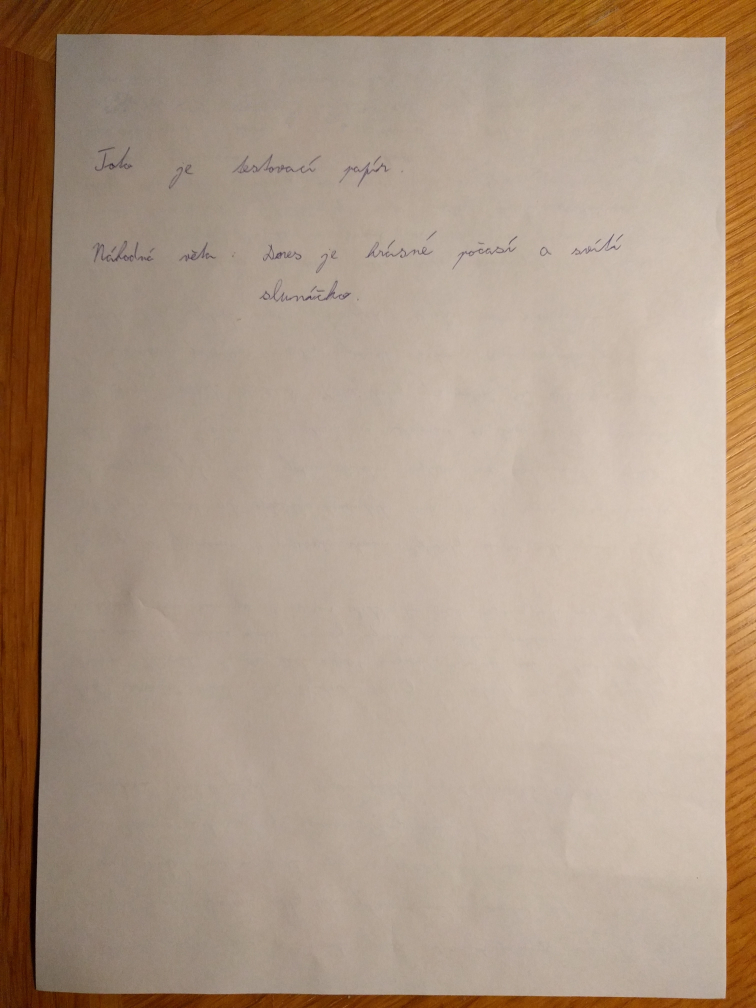
#> input picture Model-1/test/1.jpg, 3024 x 4032 px (shown at 1/4 size); its folder holds only this picture in this run
$ jupyter execute WordDetection.ipynb   (shell and % lines are left out)   (older library calls are emulated)
#> lines starting #> are read from the running program, lines starting #| are printed output that depends on the picture; after the words box and inside, x2 and y2 are one past the last pixel; in counts of white or black regions, pixels touching at a corner belong together
### Model-1/ocr/helpers.py
# -*- coding: utf-8 -*-
"""
Helper functions for ocr project
"""
import matplotlib.pyplot as plt
import numpy as np
import cv2

SMALL_HEIGHT = 800

def implt(img, cmp=None, t=''):
    """ Show image using plt """
    plt.imshow(img, cmap=cmp)
    plt.title(t)
    plt.show()


def resize(img, height=SMALL_HEIGHT, allways=False):
    """ Resize image to given height """
    if (img.shape[0] > height or allways):
        rat = 1.0*height / img.shape[0]
        return cv2.resize(img, (int(rat*img.shape[1]), height), interpolation = cv2.INTER_CUBIC)
    return img


def ratio(img, height=SMALL_HEIGHT):
    """ Getting scale ratio """
    return img.shape[0] / height


# [12 lines left out: function extendImg, not called in this run]

### Model-1/WordDetection.ipynb
# Word Detection
Finding bounding boxes of words

## Import Packages

[cell 1]
import numpy as np
import pandas as pd
import matplotlib.pyplot as plt
import cv2
from ocr.helpers import implt, resize, ratio


print("OpenCV: " + cv2.__version__)
print("Numpy: " + np.__version__)
print("Pandas: " + pd.__version__)

plt.rcParams['figure.figsize'] = (9.0, 9.0)

### Global Variables

[cell 2]
IMG = "1"               # Image name/number

# Finding the text areas and words

[cell 3]
# Loading image (converting to RGB)
image = cv2.cvtColor(cv2.imread("test/%s.jpg" % IMG), cv2.COLOR_BGR2RGB)
img = cv2.cvtColor(image, cv2.COLOR_RGB2GRAY)
implt(img, 'gray')

[cell 4]
def sobelDetect(channel):
    """ The Sobel Operator"""
    sobelX = cv2.Sobel(channel, cv2.CV_16S, 1, 0)
    sobelY = cv2.Sobel(channel, cv2.CV_16S, 0, 1)
    # Combine x, y gradient magnitudes sqrt(x^2 + y^2)
    sobel = np.hypot(sobelX, sobelY)
    sobel[sobel > 255] = 255
    return np.uint8(sobel)


def edgeDetect(im):
    """
    Edge detection
    The Sobel operator is applied for each image layer (RGB)
    """
    return np.max(np.array([sobelDetect(im[:,:, 0]), sobelDetect(im[:,:, 1]), sobelDetect(im[:,:, 2]) ]), axis=0)

# Image pre-processing - blur, edges, threshold, closing
blurred = cv2.GaussianBlur(image, (5, 5), 18)
edgeImg = edgeDetect(blurred)
ret, edgeImg = cv2.threshold(edgeImg, 50, 255, cv2.THRESH_BINARY)
#> edgeImg: shape (4032, 3024); 1.4% white; 1412 white regions (1040 under 20 px), largest, box (x1, y1, x2, y2) and area: (138, 128, 3005, 4001) 99679, (126, 1859, 181, 3353) 8273, (1079, 1120, 1407, 1210) 4715
bwImage = cv2.morphologyEx(edgeImg, cv2.MORPH_CLOSE, np.ones((15,15), np.uint8))
#> bwImage: shape (4032, 3024); 2.2% white; 401 white regions (254 under 20 px), largest, box (x1, y1, x2, y2) and area: (116, 106, 3024, 4003) 165661, (1037, 1118, 1407, 1210) 11473, (931, 615, 1281, 695) 8753

implt(edgeImg, 'gray', 'Sobel operator')
implt(bwImage, 'gray', 'Final closing')

[cell 5]
## NOT IN USE, NEED MORE WORK ##
def delLines(gray):
    """ Delete page lines """
    linek = np.ones((1,11),np.uint8)
    x = cv2.morphologyEx(gray, cv2.MORPH_OPEN, linek ,iterations=1)
    i = gray-x
    closing = cv2.morphologyEx(dil, cv2.MORPH_CLOSE, np.ones((17,17), np.uint8))
    implt(closing, 'gray', 'Del Lines')
    return closing


def delBigAreas(img):
    """ Find and remove contours too big for a word """
    gray = cv2.cvtColor(img,cv2.COLOR_BGR2GRAY)
    # ret, gray = cv2.threshold(gray, 0, 255, cv2.THRESH_BINARY_INV + cv2.THRESH_OTSU)
    gray = cv2.adaptiveThreshold(gray, 255, cv2.ADAPTIVE_THRESH_GAUSSIAN_C, cv2.THRESH_BINARY_INV, 101, 3)
    implt(gray, 'gray')

    gray2 = gray.copy()
    mask = np.zeros(gray.shape,np.uint8)

    im2, contours, hierarchy = cv2.findContours(gray, cv2.RETR_LIST, cv2.CHAIN_APPROX_SIMPLE)

    for cnt in contours:
        if (200 < cv2.contourArea(cnt) < 5000):
            cv2.drawContours(img,[cnt],0,(0,255,0),2)
            cv2.drawContours(mask,[cnt],0,255,-1)

    implt(mask)
    implt(img)

## Word Detection

[cell 6]
def textDetect(img, original):
    """ Text detection using contours """
    # Resize image
    small = resize(img, 2000)
    image = resize(original, 2000)

    # Finding contours
    mask = np.zeros(small.shape, np.uint8)
    im2, cnt, hierarchy = cv2.findContours(np.copy(small), cv2.RETR_CCOMP, cv2.CHAIN_APPROX_SIMPLE)

    implt(img, 'gray')

    # Variables for contour index and words' bounding boxes
    index = 0
    boundingBoxes = np.array([0,0,0,0])

    # CCOMP hierarchy: [Next, Previous, First Child, Parent]
    # cv2.RETR_CCOMP - contours into 2 levels
    # Go through all contours in first level
    while (index >= 0):
        x,y,w,h = cv2.boundingRect(cnt[index])
        # Get only the contour
        cv2.drawContours(mask, cnt, index, (255, 255, 255), cv2.FILLED)
        maskROI = mask[y:y+h, x:x+w]
        # Ratio of white pixels to area of bounding rectangle
        r = float(cv2.countNonZero(maskROI)) / (w * h)

        # Limits for text (white pixel ratio, width, height)
        # TODO Test h/w and w/h ratios
        if r > 0.1 and 2000 > w > 10 and 1600 > h > 10 and h/w < 3 and w/h < 10:
            cv2.rectangle(image, (x, y),(x+w,y+h), (0, 255, 0), 8)
            boundingBoxes = np.vstack((boundingBoxes, np.array([x, y, x+w, y+h])))

        # Index of next contour
        index = hierarchy[0][index][0]

    implt(image, t='Bounding rectangles')

    # Recalculate coordinates to original scale
    bBoxes = boundingBoxes.dot(ratio(image, 2000)).astype(np.int64)
    return bBoxes[1:]

## Watershed Algorithm

[cell 7]
def textDetectWatershed(thresh, original):
    """ Text detection using watershed algorithm """
    # According to: http://docs.opencv.org/trunk/d3/db4/tutorial_py_watershed.html
    img = resize(original, 3000)
    thresh = resize(thresh, 3000)
    # noise removal
    kernel = np.ones((3,3),np.uint8)
    opening = cv2.morphologyEx(thresh,cv2.MORPH_OPEN,kernel, iterations = 3)

    # sure background area
    sure_bg = cv2.dilate(opening,kernel,iterations=3)

    # Finding sure foreground area
    dist_transform = cv2.distanceTransform(opening,cv2.DIST_L2,5)
    ret, sure_fg = cv2.threshold(dist_transform,0.01*dist_transform.max(),255,0)
#> sure_fg: shape (3000, 2250) float32; 1.8% white; 184 white regions, largest, box (x1, y1, x2, y2) and area: (96, 1287, 145, 2390) 16309, (2154, 841, 2250, 1548) 12356, (2155, 522, 2250, 763) 6860
#> ret = 0.164

    # Finding unknown region
    sure_fg = np.uint8(sure_fg)
    unknown = cv2.subtract(sure_bg,sure_fg)

    # Marker labelling
    ret, markers = cv2.connectedComponents(sure_fg)
#> markers: shape (3000, 2250) int32; 185 distinct labels, from 0 to 184
#> ret = 185

    # Add one to all labels so that sure background is not 0, but 1
    markers += 1
#> markers: shape (3000, 2250) int32; 185 distinct labels, from 1 to 185

    # Now, mark the region of unknown with zero
    markers[unknown == 255] = 0
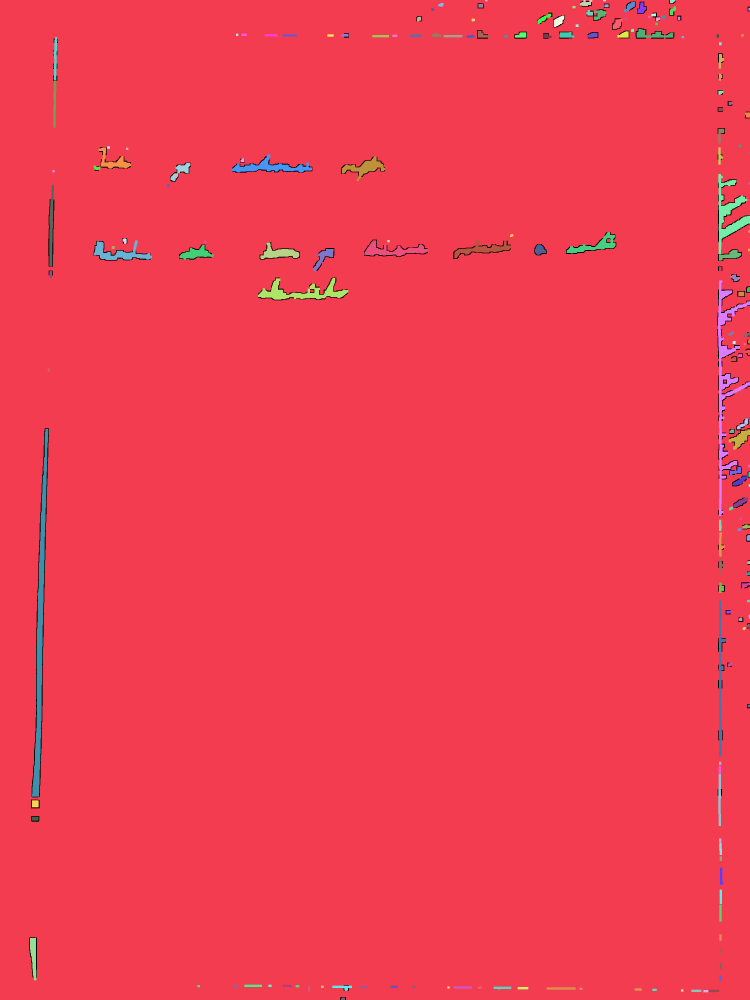
#> markers: shape (3000, 2250) int32 (shown at 1/3 size); 186 distinct labels, from 0 to 185; one colour per label, 0 black

    markers = cv2.watershed(img, markers)
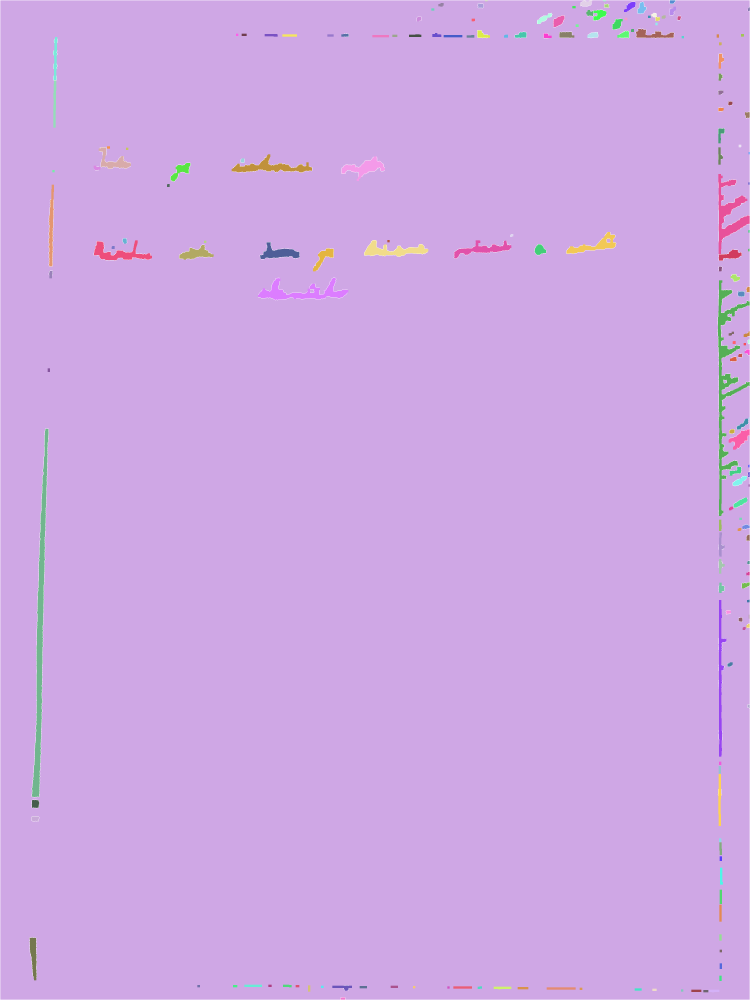
#> markers: shape (3000, 2250) int32 (shown at 1/3 size); 187 distinct labels, from -1 to 185; one colour per label, 0 black, -1 white
    implt(markers, t='Markers')
    image = img.copy()
    gray = cv2.cvtColor(img, cv2.COLOR_BGR2GRAY)
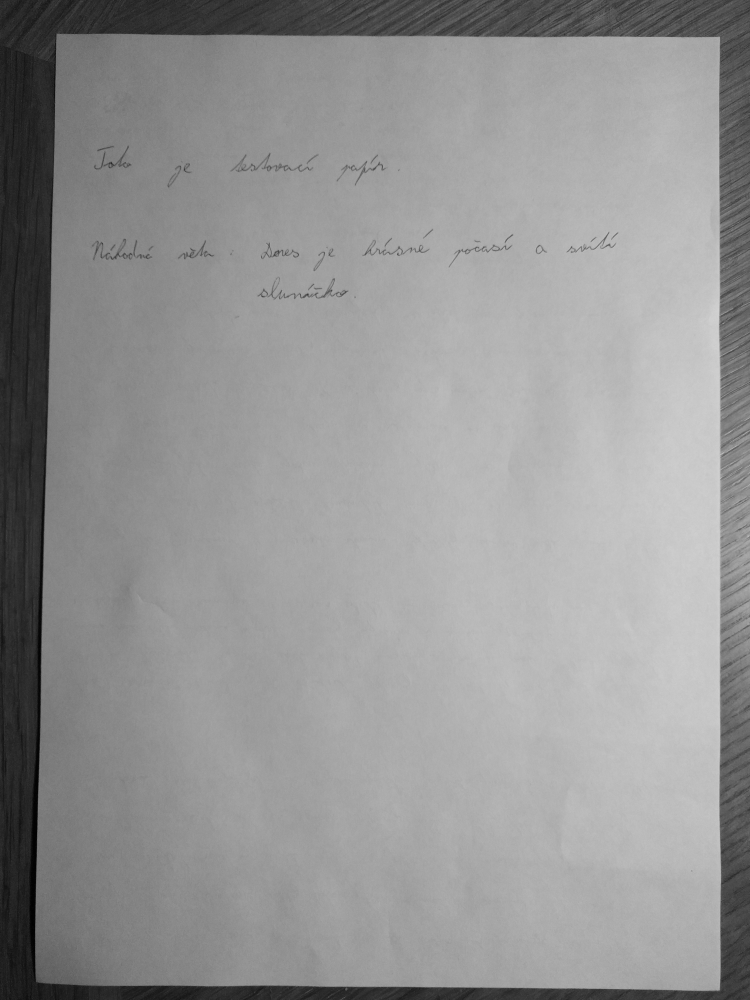
#> gray: shape (3000, 2250) (shown at 1/3 size); min 1, max 215, mean 148.6

    # Creating result array
    boundingBoxes = np.array([0,0,0,0])

    for mark in np.unique(markers):
        # mark == 0 --> background
        if mark == 0:
            continue

        # Draw it on mask and detect biggest contour
        mask = np.zeros(gray.shape, dtype="uint8")
        mask[markers == mark] = 255

        cnts = cv2.findContours(mask.copy(), cv2.RETR_EXTERNAL, cv2.CHAIN_APPROX_SIMPLE)[-2]
        c = max(cnts, key=cv2.contourArea)

        # Draw a bounding rectangle if it contains text
        x,y,w,h = cv2.boundingRect(c)
        cv2.drawContours(mask, c, 0, (255, 255, 255), cv2.FILLED)
        maskROI = mask[y:y+h, x:x+w]
        # Ratio of white pixels to area of bounding rectangle
        r = cv2.countNonZero(maskROI) / (w * h)

        # Limits for text
        if r > 0.1 and 2000 > w > 15 and 1500 > h > 15:
            cv2.rectangle(image, (x, y),(x+w,y+h), (0, 255, 0), 2)
            boundingBoxes = np.vstack((boundingBoxes, np.array([x, y, x+w, y+h])))
#> this loop made 187 passes
#> (x, y, w, h, r, boundingBoxes) on passes 5, 8: (1740, 1, 37, 18, 0.698, [[0, 0, 0, 0], [1740, 1, 1777, 19]]), (1872, 6, 35, 30, 0.543, [[0, 0, 0, 0], [1740, 1, 1777, 19], [1872, 6, 1907, 36]])
#> (x, y, w, h, r) on passes 3, 7, 9, 10, 11, 12: (1, 1, 2248, 2998, 0.979), (2009, 1, 17, 10, 0.812), (1913, 6, 26, 35, 0.636), (1315, 9, 16, 11, 0.812), (1434, 11, 17, 13, 0.842), (1813, 12, 14, 11, 0.838)
#> image: shape (3000, 2250, 3)
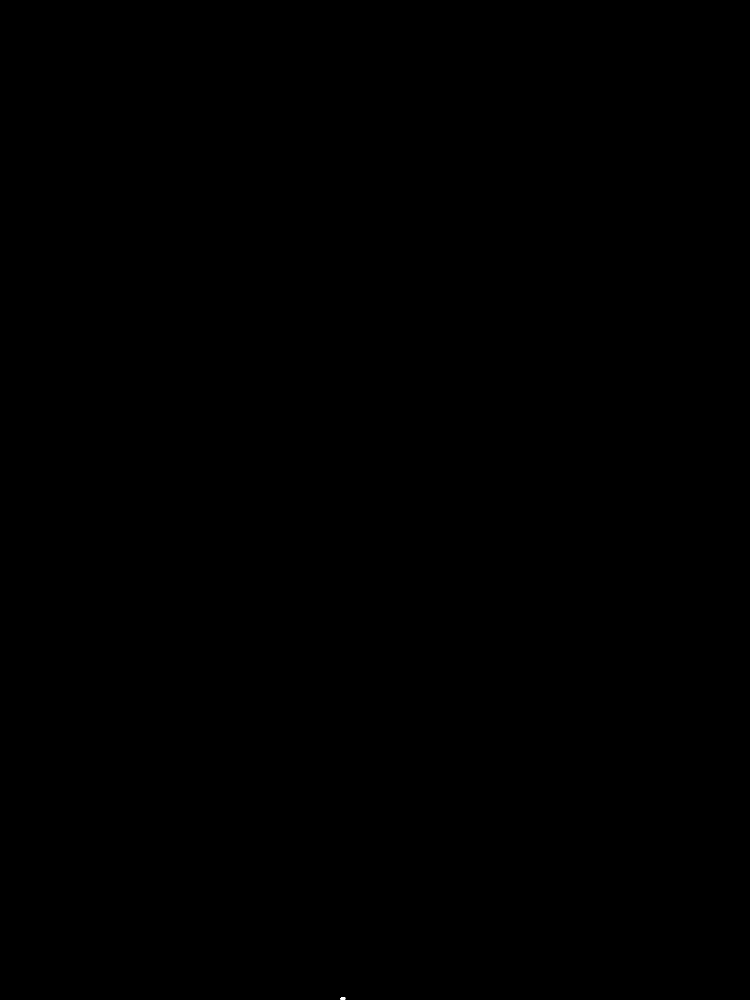
#> mask: shape (3000, 2250) (shown at 1/3 size); 0% white; 1 white region
#> after the loop, boundingBoxes = 52 rows, first 6: [0, 0, 0, 0], [1740, 1, 1777, 19], [1872, 6, 1907, 36], [1913, 6, 1939, 41], [2008, 20, 2028, 46], [1759, 30, 1781, 48]

    implt(image)

    # Recalculate coordinates to original size
    bBoxes = boundingBoxes.dot(ratio(original, 3000)).astype(np.int64)
#> bBoxes = 52 rows, first 6: [0, 0, 0, 0], [2338, 1, 2388, 25], [2515, 8, 2563, 48], [2571, 8, 2606, 55], [2698, 26, 2725, 61], [2364, 40, 2393, 64]
    return bBoxes[1:]

[cell 8]
# Testing different alg - Watershed
wbBoxes = textDetectWatershed(bwImage, image)
#> wbBoxes = 51 rows, first 6: [2338, 1, 2388, 25], [2515, 8, 2563, 48], [2571, 8, 2606, 55], [2698, 26, 2725, 61], [2364, 40, 2393, 64], [2392, 38, 2444, 81]
print(len(wbBoxes))
#| 51

[cell 9]
# Get text bounding boxes
bBoxes = textDetect(bwImage, image)
#> in textDetect, `im2, cnt, hierarchy = cv2.findContours(np.copy(small), cv2.RETR_CCOMP,..`: cnt = 376 contours, 299 with area under 20; largest, box (x1, y1, x2, y2) and area: (57, 52, 1500, 1986) 2598660, (71, 68, 1441, 1981) 2558061, (514, 554, 698, 600) 2770, (59, 1641, 74, 1877) 2192, (462, 305, 636, 345) 2080
#> the loop in textDetect, `while (index >= 0):` made 353 passes
#> (x, y, w, h, maskROI, r) on passes 1, 2, 4: (489, 1996, 2, 4, [[255, 0], [0, 255], [0, 255], [0, 255]], 0.5), (266, 1995, 3, 2, [[0, 255, 255], [255, 0, 0]], 0.5), (558, 1989, 2, 2, [[0, 255], [255, 0]], 0.5)
#> after the loop in textDetect, `while (index >= 0):`:
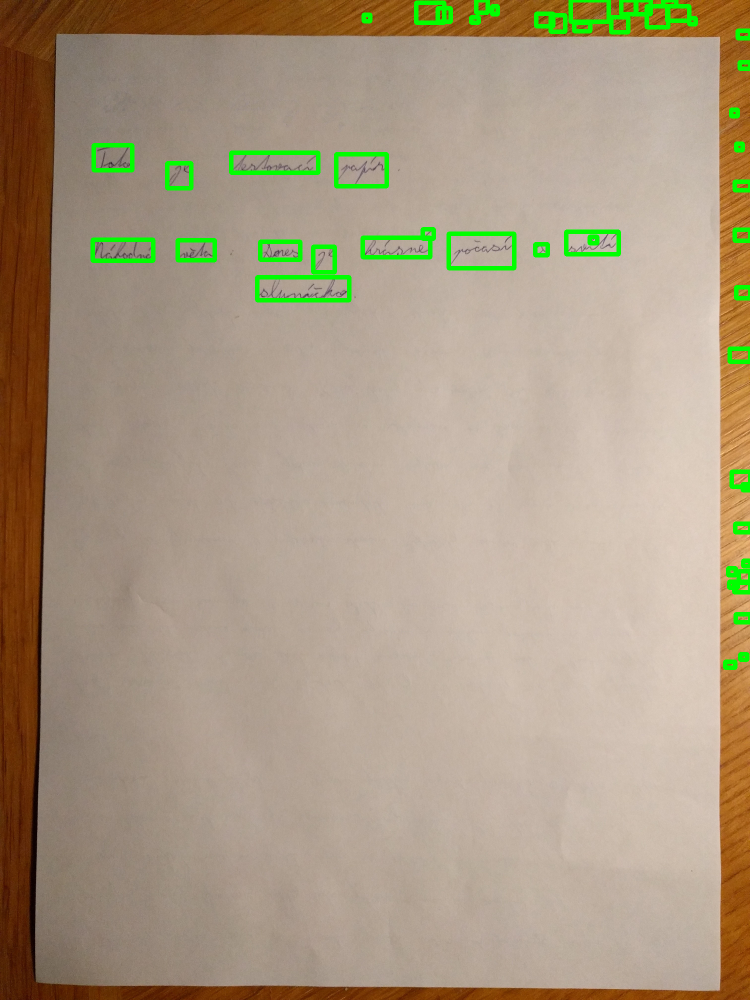
#> image: shape (2000, 1500, 3) (shown at 1/2 size); mean R, G, B 169.9, 154.2, 130.8
#> after the loop in textDetect, `while (index >= 0):`:
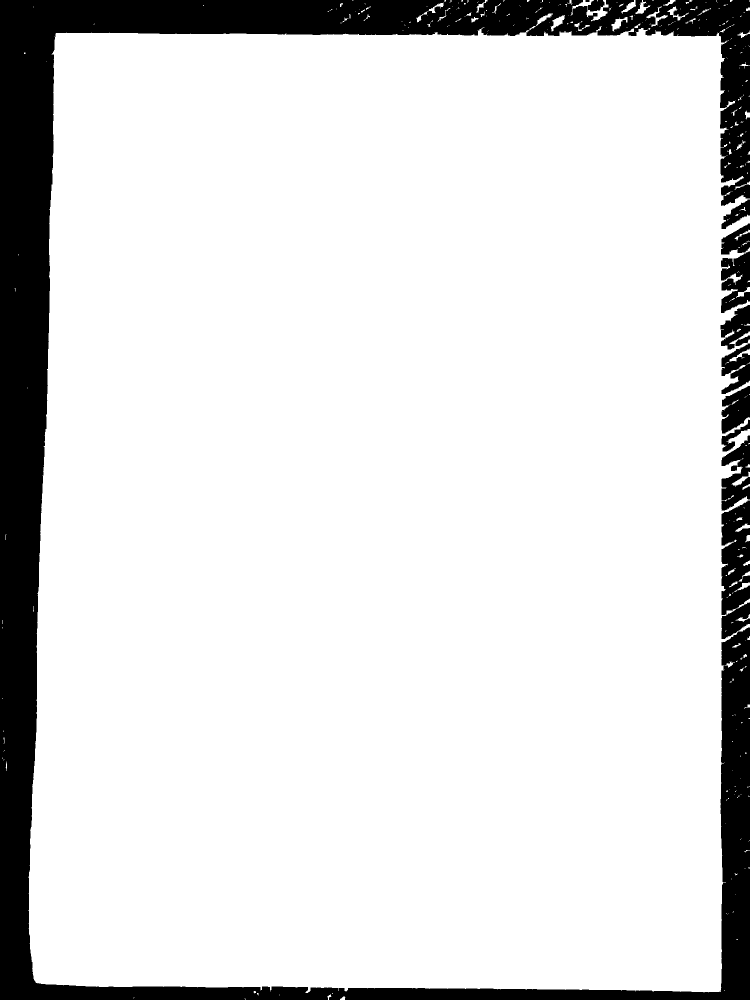
#> mask: shape (2000, 1500) (shown at 1/2 size); 87.1% white; 13 black regions, largest, box (x1, y1, x2, y2) and area: (0, 0, 1500, 2000) 349438, (1443, 1001, 1500, 1278) 12594, (1443, 871, 1500, 1021) 5005
print(len(bBoxes))
#| 51
